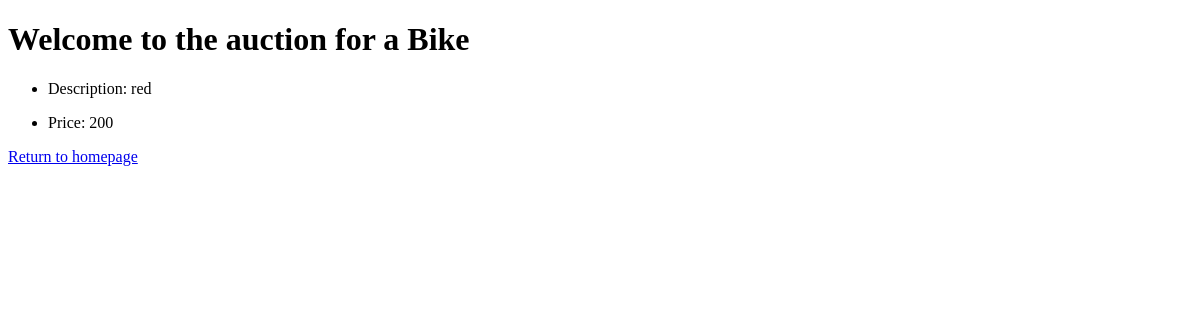
/auctions/1, run on an earlier commit of the app's database.
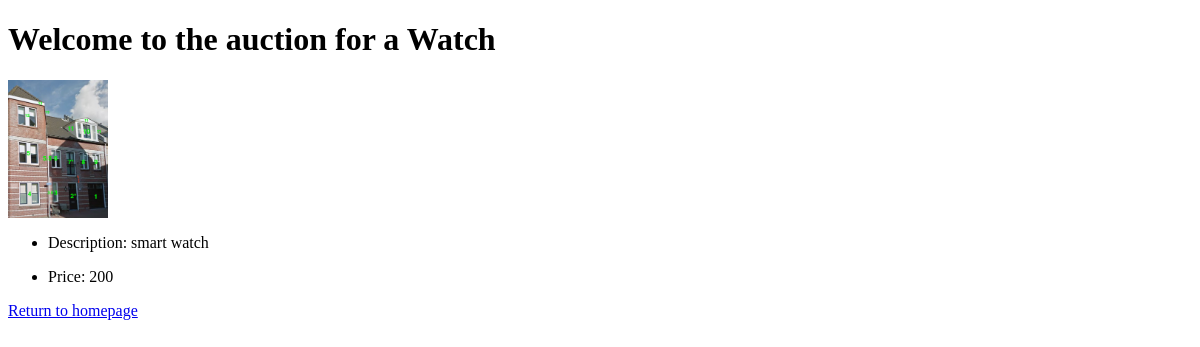
And on a later commit of the database.
### auctions/models.py (models this page shows, shortened)
class Listing(models.Model):
    date_created = models.DateTimeField(auto_now_add=True, null=True, blank=True)
    item_name = models.CharField(max_length=64)
    description = models.CharField(max_length=64)
    price = models.IntegerField()
    image = models.ImageField(upload_to="listing_images/", blank=True)

### auctions/views.py (the view)
# urls.py: path("<int:listing_id>", views.listing, name="listing"),        #  auctions/listing_id  shows listing view which renders listing.html with listing_id details
def listing(request, listing_id):
    listing = Listing.objects.get(pk=listing_id)
    return render(request, "auctions/listing.html", {
        "listing": listing
    })

### auctions/templates/auctions/listing.html
{% extends "auctions/layout.html" %}
{% block body %}
<h1>Welcome to the auction for a {{ listing.item_name }}</h1>
{% if listing.image %}
  <img
    class="listing_img"
    src="{{ listing.image.url }}"
    alt="{{ listing.item_name }}">
{% endif %}
<ul>
    <li><p>Description: {{ listing.description }}</p></li>
    <li><p>Price: {{ listing.price }} </p></li>
</ul>
<a href="{% url 'auctions:index' %}">Return to homepage</a>
{% endblock %}

What changed in the data, as far as the page shows it:
changed Listing: item_name "Bike" → "Watch"; image: picture added; description "red" → "smart watch"
